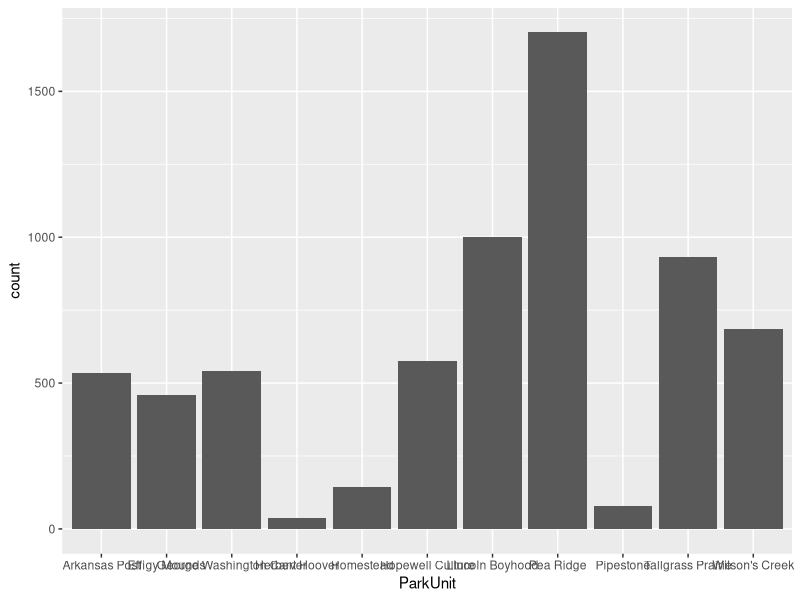
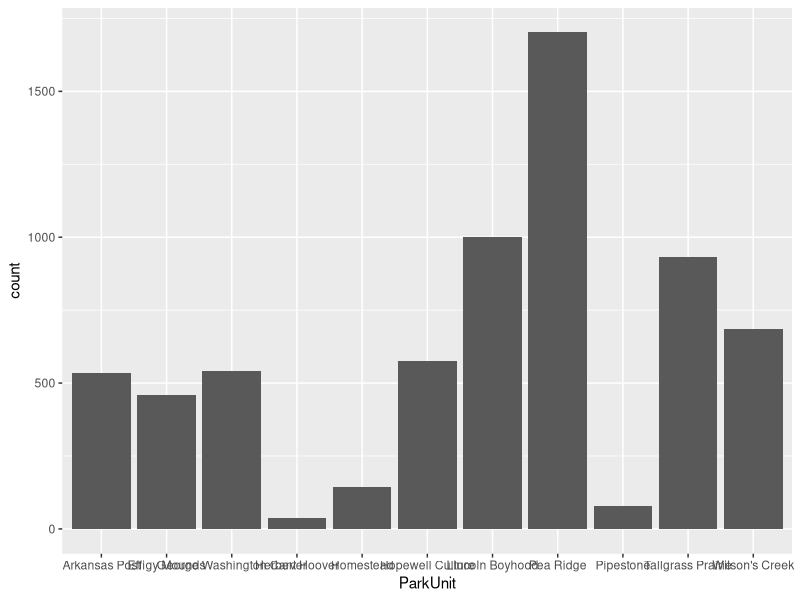
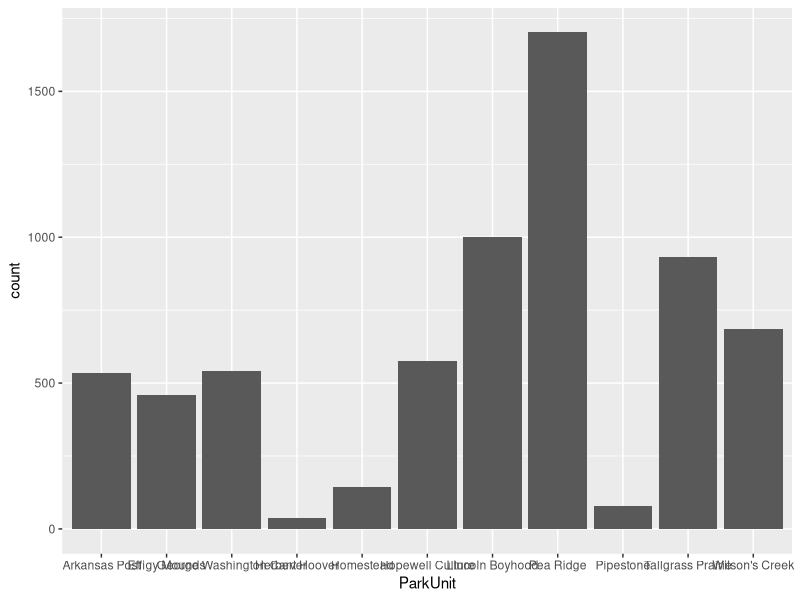
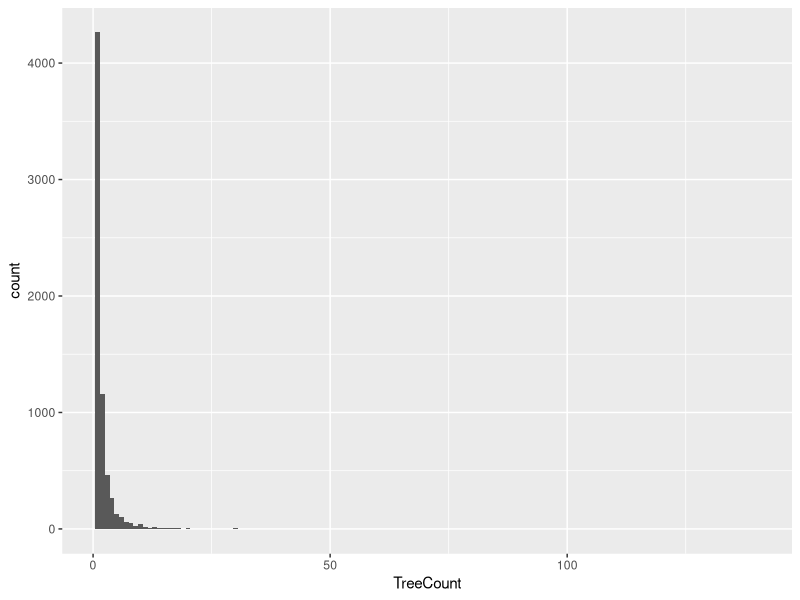
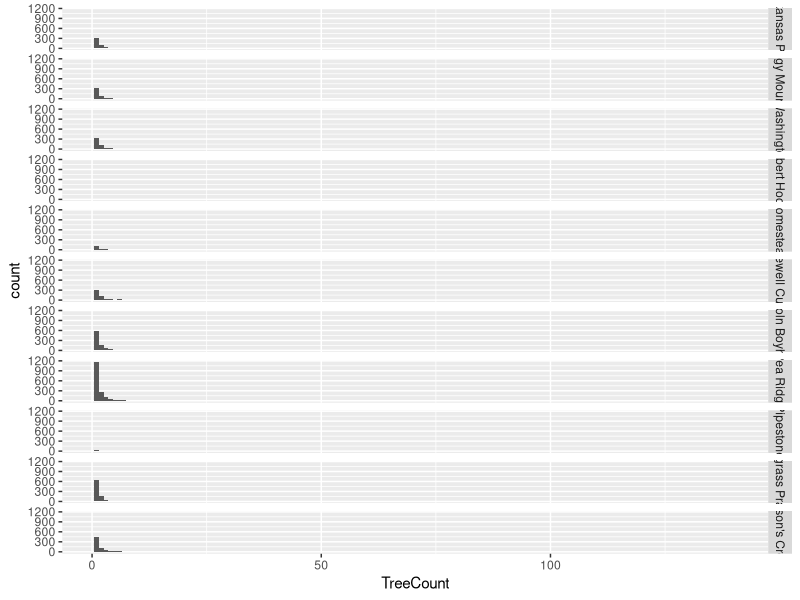

Here is the R script that generated these plots, in order:


library(tidyverse)


mydata <- read_csv("./src/TreeTally.csv")

glimpse(mydata)



# Variable: ParkUnit -----------------------------------------------------------
# Unique list - PASS
# Plot frequencies - PASS

mydata |> distinct(ParkUnit)

mydata |> 
  group_by(ParkUnit) |> summarize(n = n())


# Variable: Plot --------------------------------------------------------------
# Unique list - PASS
# Plot frequencies - PASS

mydata |> distinct(Plot) |>
  print(n = 807)

mydata1 <- mydata |> select(ParkUnit, Plot)

ggplot(mydata1, aes(x = ParkUnit)) + 
  geom_bar()


glimpse(mydata)


# Variable: SubPlot --------------------------------------------------------------
# Unique list - PASS
# SubPlot frequencies - PASS


mydata |> distinct(SubPlot) |>
  print(n = 5)


mydata |> 
  select(ParkUnit, SubPlot) |> 
  group_by(ParkUnit, SubPlot) |> summarize(n = n()) |>
  print(n = 24)

glimpse(mydata)

# Variable: EventDate --------------------------------------------------------------
# Unique list - PASS
# EventDate frequencies - PASS

mydata |> distinct(EventDate) |>
  arrange(EventDate) |> print(n = 164)

mydata |> distinct(Plot, EventDate) |> 
  group_by(Plot) |> summarize(n = n()) |>
  print(n = 325)

glimpse(mydata)

# Variable: TaxonCode, Family, CommonName, ScientificName -----------------------------------------------------------
# Unique list - PASS
# Plot frequencies - PASS

mydata |> distinct(TaxonCode, Family, CommonName, ScientificName) |>
  arrange(TaxonCode) |>
  print(n = 147)
  

mydata |> 
  group_by(TaxonCode, Family, CommonName, ScientificName) |> 
  summarize(n = n()) |>
  arrange(n) |>
  print(n = 147)


mydata1 <- mydata |> select(ParkUnit, TaxonCode)

ggplot(mydata1, aes(x = ParkUnit)) + 
  geom_bar()


glimpse(mydata)


# Variable: DBHClass --------------------------------------------------------------
# Unique list - PASS
# DBHClass frequencies - PASS

mydata |> distinct(DBHClass)

mydata1 <- mydata |> select(ParkUnit, DBHClass)

ggplot(mydata1, aes(x = ParkUnit)) + 
  geom_bar()


# Variable: TreeCount --------------------------------------------------------------
# Summarise
# Histogram of all values
# Histograms by park

summary(mydata$TreeCount)

ggplot(mydata,  aes(TreeCount)) +
  geom_histogram(binwidth = 1)

ggplot(mydata, aes(TreeCount)) +
  geom_histogram(binwidth = 1) + 
  facet_grid(ParkUnit ~ .)

?geom_histogram













